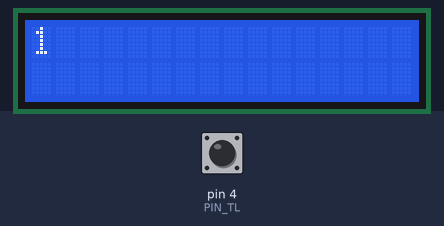
Bench run of a sketch on a simulated Arduino Uno, built with avr-gcc and run on an emulated ATmega328P. On the bench: 16×2 character LCD. The test bench sets the inputs (shaded band); at power-on: pin 4 (PIN_TL) HIGH.

Above: at 1.6 s.
1.7 s: pin 4 (PIN_TL) pulled LOW for 3.2 s
7.5 s: pin 4 (PIN_TL) pulled LOW for 0.15 s
At 9.6 s:
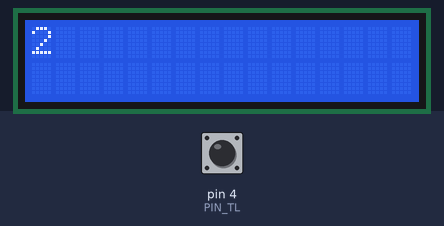
10.6 s: pin 4 (PIN_TL) pulled LOW for 1 s
Timing chart, 0 to 13.6 s (numbered marks = the images above; inputs shaded):
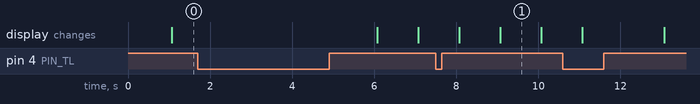

Measured:
- what the display in image 1 shows lasts 1.0 s, from 9.1 s to 10.1 s

The sketch:

lcd_displej_s_tlacitkem_pomoci_funkci.ino
```cpp
#include <Wire.h>
#include <LiquidCrystal_I2C.h>

#define PIN_TL  4

LiquidCrystal_I2C lcd(0x27, 16, 2);

byte cislo;
unsigned long cas_predchozi;
int tlacitko_predchozi;

void setup() {
  init_displej();
  init_tlacitko();
  cas_predchozi = millis();
}

void loop() {
  unsigned long cas = millis();

  int stav = tlacitko();

  if (stav) cislo = 0;

  if (cas - cas_predchozi >= 1000) {
    cislo++;
    displej();
    cas_predchozi = cas;
  }
}

int tlacitko() {
  int tlacitko = digitalRead(PIN_TL);
  if (tlacitko == LOW && tlacitko_predchozi == HIGH) {
    return 1;
  } else return 0;
  tlacitko_predchozi = tlacitko;
}

void init_tlacitko() {
  pinMode(PIN_TL, INPUT_PULLUP);
  tlacitko_predchozi = digitalRead(PIN_TL);
}

void init_displej() {
  lcd.init();
  lcd.clear();
  lcd.backlight();
}

void displej() {
  lcd.clear();
  lcd.setCursor(0, 0);
  lcd.print(cislo);
}
```
